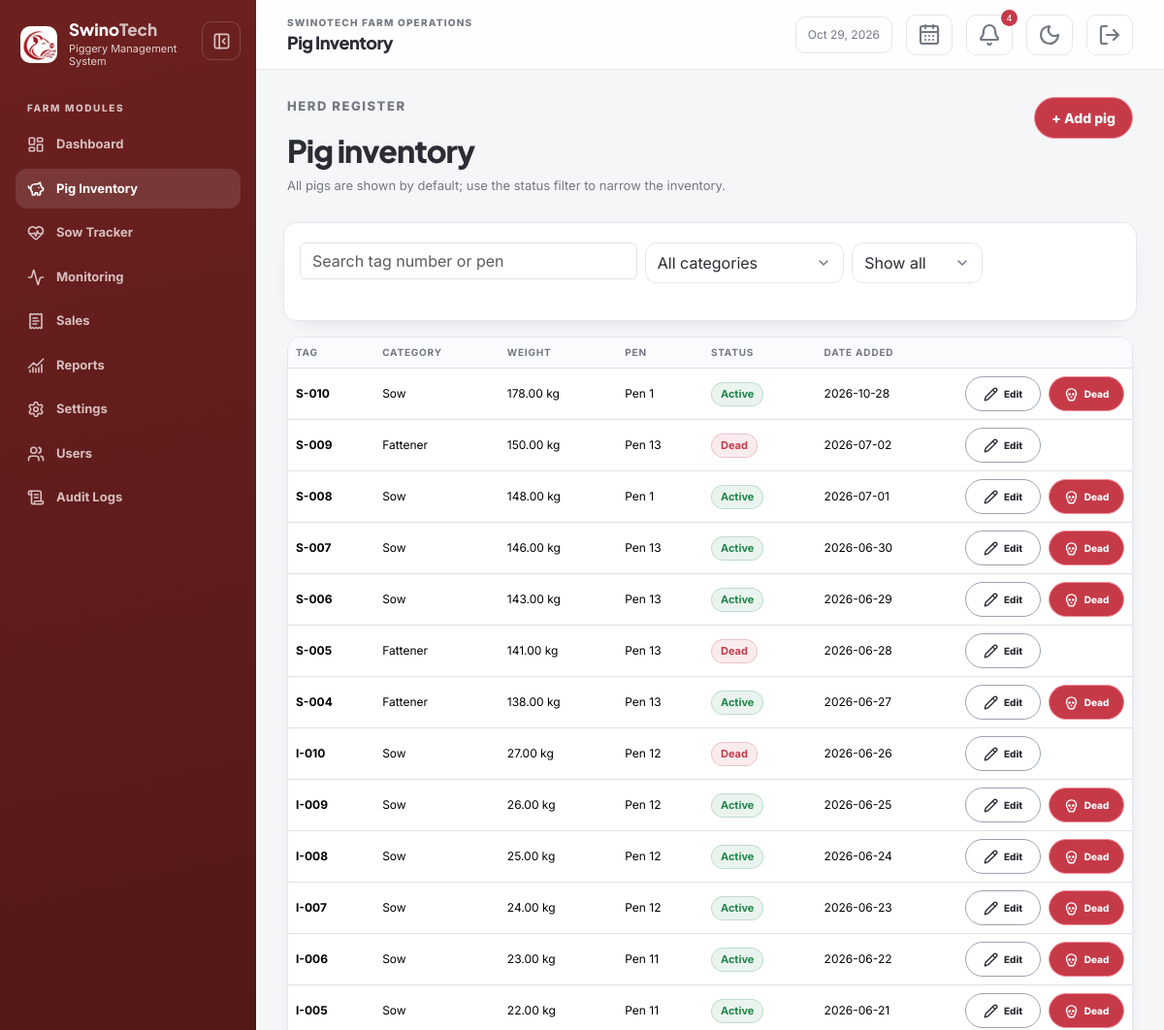
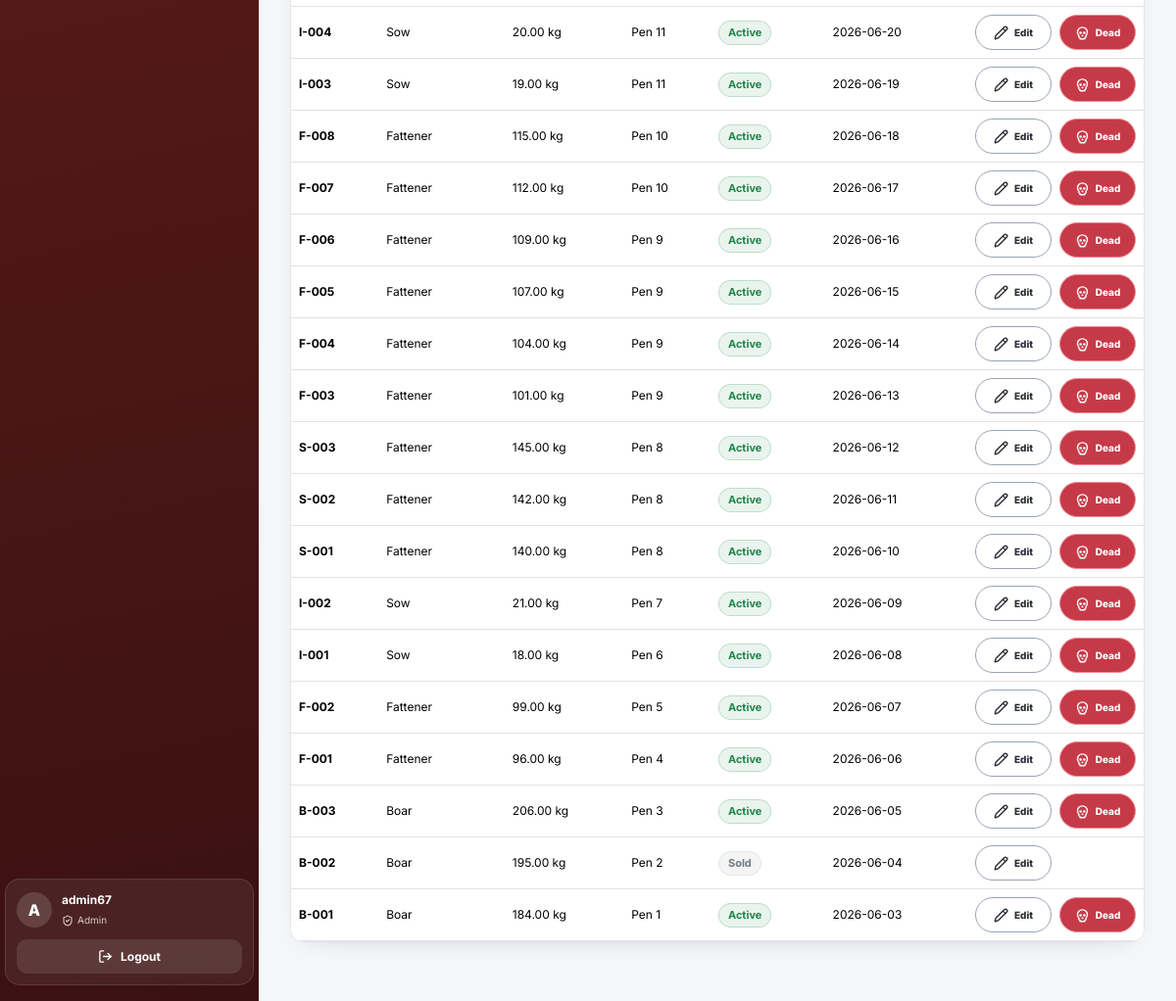
The page /pigs/index.php (signed in) on the database as committed earlier (2 pictures, top to bottom).
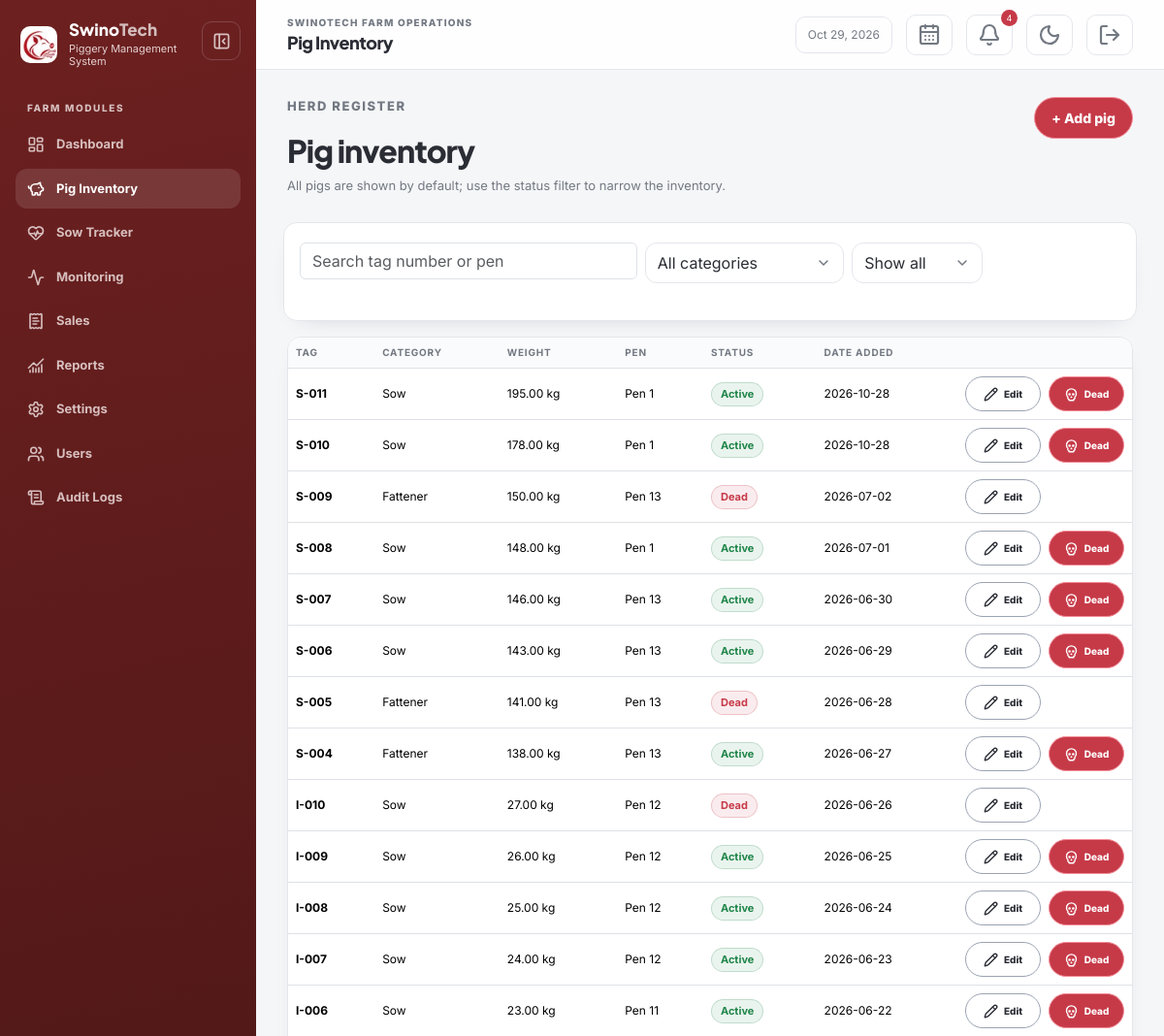
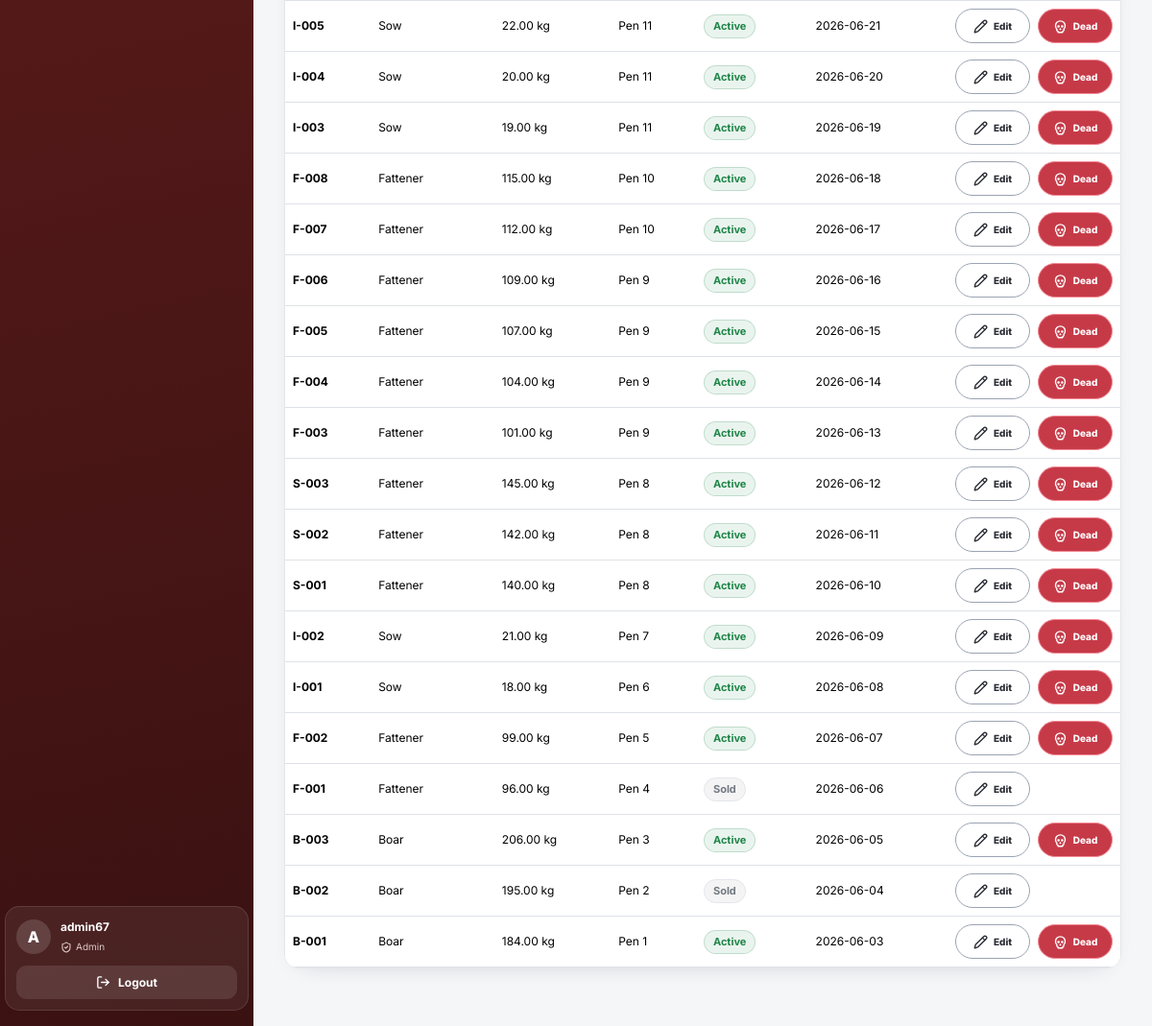
The same page on the database as committed later (2 pictures, top to bottom).
### tables this page shows
CREATE TABLE `pigs` (
  `pig_id` int UNSIGNED NOT NULL,
  `tag_number` varchar(50) NOT NULL,
  `category` enum('boar','fattener','sow') NOT NULL,
  `weight` decimal(10,2) NOT NULL,
  `pen_number` varchar(50) DEFAULT NULL,
  `status` enum('active','sold','dead') NOT NULL DEFAULT 'active',
  `date_added` date NOT NULL DEFAULT (curdate())
);

### includes/auth.php (called while the page is built, shortened)
<?php
function e(mixed $value): string
{
    return htmlspecialchars((string) $value, ENT_QUOTES, 'UTF-8');
}

### pigs/_results.php (the view)
<?php require_once __DIR__ . '/../includes/auth.php'; require_login(); ?>
<div class="table-shell" id="pig-results" aria-busy="false"><div class="table-responsive"><table class="table table-hover"><thead><tr><th>Tag</th><th>Category</th><th>Weight</th><th>Pen</th><th>Status</th><th>Date added</th><th></th></tr></thead><tbody><?php foreach ($pigs as $pig): ?><tr><td class="fw-bold"><?= e($pig['tag_number']) ?></td><td><?= e(ucfirst($pig['category'])) ?></td><td><?= e($pig['weight']) ?> kg</td><td><?= e($pig['pen_number'] ?: '—') ?></td><td><span class="chip chip-<?= $pig['status'] === 'active' ? 'success' : ($pig['status'] === 'dead' ? 'danger' : 'neutral') ?>"><?= e(ucfirst($pig['status'])) ?></span></td><td><?= e($pig['date_added']) ?></td><td class="text-end"><div class="table-actions pig-table-actions"><a class="btn btn-outline-secondary action-edit" href="edit.php?id=<?= (int) $pig['pig_id'] ?>"><i data-lucide="pencil" aria-hidden="true"></i><span>Edit</span></a><?php if ($pig['status'] === 'active'): ?><form method="post" action="delete.php"><input type="hidden" name="csrf_token" value="<?= e(csrf_token()) ?>"><input type="hidden" name="pig_id" value="<?= (int) $pig['pig_id'] ?>"><button class="btn btn-danger action-dead" data-confirm-dialog="Mark this pig as dead?"><i data-lucide="skull" aria-hidden="true"></i><span>Dead</span></button></form><?php else: ?><span class="pig-action-placeholder" aria-hidden="true"></span><?php endif; ?></div></td></tr><?php endforeach; ?><?php if (!$pigs): ?><tr><td colspan="7" class="text-center text-muted py-5">No pigs match these filters.</td></tr><?php endif; ?></tbody></table></div></div>

### includes/header.php (shortened to what the changed rows need)
<?php
require_once __DIR__ . '/auth.php';
$pageTitle = $pageTitle ?? 'SwinoTech';
$role = $_SESSION['role'] ?? 'staff';
$nav = [
    ['label' => 'Dashboard', 'href' => 'dashboard.php', 'icon' => 'layout-dashboard', 'section' => 'dashboard'],
    ['label' => 'Pig Inventory', 'href' => 'pigs/index.php', 'icon' => 'piggy-bank', 'section' => 'pigs'],
    ['label' => 'Sow Tracker', 'href' => 'sows/index.php', 'icon' => 'heart-pulse', 'section' => 'sows'],
    ['label' => 'Monitoring', 'href' => 'monitoring/index.php', 'icon' => 'activity', 'section' => 'monitoring'],
];
if ($role === 'admin') {
    $nav[] = ['label' => 'Sales', 'href' => 'sales/index.php', 'icon' => 'receipt-text', 'section' => 'sales'];
    $nav[] = ['label' => 'Reports', 'href' => 'reports/index.php', 'icon' => 'chart-no-axes-combined', 'section' => 'reports'];
}
$currentPath = trim(parse_url($_SERVER['REQUEST_URI'] ?? '', PHP_URL_PATH) ?: '', '/');
$basePath = trim(BASE_URL, '/');
if ($basePath !== '' && str_starts_with($currentPath, $basePath . '/')) {
    $currentPath = substr($currentPath, strlen($basePath) + 1);
}
$currentSection = str_contains($currentPath, '/') ? strstr($currentPath, '/', true) : $currentPath;
$isDashboard = basename($currentPath) === 'dashboard.php';
?>
<!doctype html>
<html lang="en">
<head>
    <link href="https://cdn.jsdelivr.net/npm/bootstrap@5.3.3/dist/css/bootstrap.min.css" rel="stylesheet">
    <link href="<?= BASE_URL ?>/assets/css/style.css?v=<?= filemtime(__DIR__ . '/../assets/css/style.css') ?>" rel="stylesheet">
</head>
<body>
<div class="app-shell">
    <aside class="app-sidebar">
        <nav class="sidebar-nav" id="app-sidebar-nav">
            <?php foreach ($nav as $item): ?>
                <?php $active = $item['section'] === 'dashboard' ? $isDashboard : $currentSection === $item['section']; ?>
                <a class="<?= $active ? 'active' : '' ?>" href="<?= BASE_URL . '/' . $item['href'] ?>" <?= $active ? 'aria-current="page"' : '' ?>>
                    <i class="nav-icon" data-lucide="<?= e($item['icon']) ?>" aria-hidden="true"></i><span><?= e($item['label']) ?></span>
                </a>
            <?php endforeach; ?>
        </nav>
    </aside>
    <div class="app-main">
        <header class="topbar">
            <div class="flex-grow-1"><div class="eyebrow">SwinoTech farm operations</div><h1><?= e($pageTitle) ?></h1></div>
        </header>
        <main class="content">

Rows that differ between the two databases and show on the page:
added pigs: tag_number "S-011", category "Sow", weight "195.00", pen_number "Pen 1", status "Active", date_added "2026-10-28"
changed pigs "Pen 4": status "Active" → "Sold"; no longer shows "Dead"
